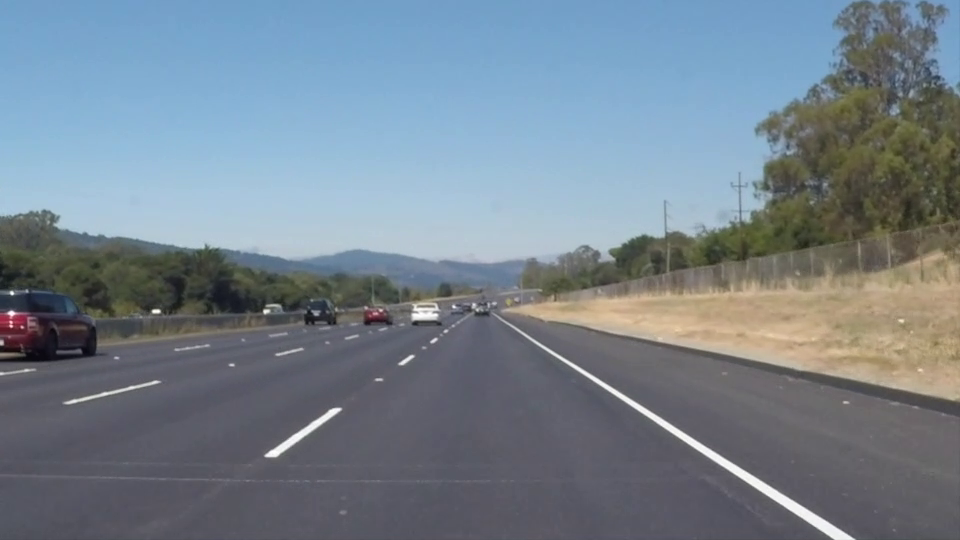
#> input picture frame 22 of test_videos/project_video01.mp4, 960 x 540 px, given in place of challenge03.mp4, which was not available
$ python lane.py
#> lines starting #> are read from the running program, lines starting #| are printed output that depends on the picture; after the words box and inside, x2 and y2 are one past the last pixel; in counts of white or black regions, pixels touching at a corner belong together; pictures that were not available may be replaced by others from this repository, and a replacement may not be noted
### code/preprocessing.py
import cv2
import numpy as np

def hsv(image):

    hsvImage = cv2.cvtColor(image, cv2.COLOR_BGR2HSV)

    # Mask for white color
    lower = np.array([0, 0, 200])
    upper = np.array([255, 30, 255])
    maskW = cv2.inRange(hsvImage, lower, upper)

    # Mask for yellow color
    lower = np.array([10, 100, 100])
    upper = np.array([30, 255, 255])
    maskY = cv2.inRange(hsvImage, lower, upper)

    mask = cv2.bitwise_xor(maskW, maskY)

    filteredImage = cv2.bitwise_and(image, image, mask = mask)

    return filteredImage

def canny(image, thr1, thr2):
    gray = cv2.cvtColor(image, cv2.COLOR_BGR2GRAY)
    blur = cv2.GaussianBlur(gray, (5, 5), 0)
    _, thresh = cv2.threshold(blur, 125, 225, cv2.THRESH_BINARY)
    canny = cv2.Canny(thresh, thr1, thr2)
    return canny

def warpImage(image):

    width = image.shape[1]
    height = image.shape[0]

    # Source points
    bottom_left = [round(width * 0.15), round(height * 0.9)]
    bottom_right = [round(width * 0.9), round(height * 0.9)]
    top_left = [round(width * 0.43), round(height * 0.65)]
    top_right = [round(width * 0.59), round(height * 0.65)]

    src = np.float32([bottom_left, bottom_right, top_right, top_left])

    # [9 lines of commented-out code are left out]
    bottom_left = [0, height]
    bottom_right = [width, height]
    top_left = [0, height * 0.25]
    top_right = [width, height * 0.25]

    dst = np.float32([bottom_left, bottom_right, top_right, top_left])

    M = cv2.getPerspectiveTransform(src, dst)
    inverseM = cv2.getPerspectiveTransform(dst, src)
    warpedImage = cv2.warpPerspective(image, M, (width, height), flags=cv2.INTER_NEAREST)

    return warpedImage, inverseM

### code/polynomial_fit.py
import cv2
import numpy as np

def lineFit(image):
    height = image.shape[0]
    # Take a histogram of the bottom half of the image
    histogram = np.sum(image[int(height/2):,:], axis=0)

    midpoint = int(histogram.shape[0]/2)

    leftPeakXBase = np.argmax(histogram[:midpoint])
    rightPeakXBase = np.argmax(histogram[midpoint:]) + midpoint

    leftPeakXCurrent = leftPeakXBase
    rightPeakXCurrent = rightPeakXBase

    numOfWindows = 9
    windowHeight = int(height/numOfWindows)
    windowMargin = 100
    minpix = 50

    # Find the coordinates of all nonzero pixels in the image
    nonzero = image.nonzero()
    nonzeroY = np.array(nonzero[0])
    nonzeroX = np.array(nonzero[1])

    leftLaneIndicies = []
    rightLaneIndicies = []

    for window in range(numOfWindows):
        # Calculate window boundaries
        windowYLow = height - (window+1)*windowHeight
        windowYHigh = height - window*windowHeight
        windowXLeftLow = leftPeakXCurrent - windowMargin
        windowXLeftHigh = leftPeakXCurrent + windowMargin
        windowXRightLow = rightPeakXCurrent - windowMargin
        windowXRightHigh = rightPeakXCurrent + windowMargin

        # Identify the nonzero pixels in x and y within the window
        goodLeftIndicies = ((nonzeroY >= windowYLow) & (nonzeroY < windowYHigh) & (nonzeroX >= windowXLeftLow) & (nonzeroX < windowXLeftHigh)).nonzero()[0]
        goodRightIndicies = ((nonzeroY >= windowYLow) & (nonzeroY < windowYHigh) & (nonzeroX >= windowXRightLow) & (nonzeroX < windowXRightHigh)).nonzero()[0]

        leftLaneIndicies.append(goodLeftIndicies)
        rightLaneIndicies.append(goodRightIndicies)

        if len(goodLeftIndicies) > minpix:
            leftPeakXCurrent = int(np.mean(nonzeroX[goodLeftIndicies]))
        if len(goodRightIndicies) > minpix:
            rightPeakXCurrent = int(np.mean(nonzeroX[goodRightIndicies]))

    leftLaneIndicies = np.concatenate(leftLaneIndicies)
    rightLaneIndicies = np.concatenate(rightLaneIndicies)

    # Extract left and right line pixel positions
    leftX = nonzeroX[leftLaneIndicies]
    leftY = nonzeroY[leftLaneIndicies]
    rightX = nonzeroX[rightLaneIndicies]
    rightY = nonzeroY[rightLaneIndicies]

    # Add checks for empty vectors before fitting polynomials
    if len(leftX) > 0 and len(leftY) > 0:
        leftFit = np.polyfit(leftY, leftX, 2)
    else:
        leftFit = [0, 0, 0]  # Default to a horizontal line if no valid left lane points

    if len(rightX) > 0 and len(rightY) > 0:
        rightFit = np.polyfit(rightY, rightX, 2)
    else:
        rightFit = [0, 0, 0]  # Default to a horizontal line if no valid right lane points

    ret = {}
    ret['leftFit'] = leftFit
    ret['rightFit'] = rightFit
    ret['nonzeroX'] = nonzeroX
    ret['nonzeroY'] = nonzeroY
    ret['leftLaneIndicies'] = leftLaneIndicies
    ret['rightLaneIndicies'] = rightLaneIndicies

    return ret

def calculateCurve(leftLaneIndicies, rightLaneIndicies, nonzeroX, nonzeroY):
    yEval = 719
    metersPerPixelY = 30/720  # meters per pixel in y dimension
    metersPerPixelX = 3.7/700  # meters per pixel in x dimension

    # Extract left and right line pixel positions
    leftX = nonzeroX[leftLaneIndicies]
    leftY = nonzeroY[leftLaneIndicies]
    rightX = nonzeroX[rightLaneIndicies]
    rightY = nonzeroY[rightLaneIndicies]

    if len(leftX) > 0 and len(leftY) > 0:
        leftFitCurve = np.polyfit(leftY * metersPerPixelY, leftX * metersPerPixelX, 2)
    else:
        leftFitCurve = [0, 0, 0]  # Default values if no left lane points are found

    if len(rightX) > 0 and len(rightY) > 0:
        rightFitCurve = np.polyfit(rightY * metersPerPixelY, rightX * metersPerPixelX, 2)
    else:
        rightFitCurve = [0, 0, 0]  # Default values if no right lane points are found

    # Calculate the radius of curvature
    leftCurveRadius = ((1 + (2 * leftFitCurve[0] * yEval * metersPerPixelY + leftFitCurve[1])**2)**1.5) / np.absolute(2 * leftFitCurve[0])
    rightCurveRadius = ((1 + (2 * rightFitCurve[0] * yEval * metersPerPixelY + rightFitCurve[1])**2)**1.5) / np.absolute(2 * rightFitCurve[0])

    return leftCurveRadius, rightCurveRadius

def showResult(undistortedFrame, leftFit, rightFit, inverseM, leftCurve, rightCurve, vehicleOffset):
    plotY = np.linspace(0, undistortedFrame.shape[0]-1, undistortedFrame.shape[0])
    leftFitX = leftFit[0]*plotY**2 + leftFit[1]*plotY + leftFit[2]
    rightFitX = rightFit[0]*plotY**2 + rightFit[1]*plotY + rightFit[2]

    colorWarp = np.zeros((720, 1280, 3), dtype='uint8')

    ptsLeft = np.array([np.transpose(np.vstack([leftFitX, plotY]))])
    ptsRight = np.array([np.flipud(np.transpose(np.vstack([rightFitX, plotY])))])
    pts = np.hstack((ptsLeft, ptsRight))

    cv2.fillPoly(colorWarp, np.int_([pts]), (150, 150, 150))

    unwarpedImage = cv2.warpPerspective(colorWarp, inverseM, (undistortedFrame.shape[1], undistortedFrame.shape[0]))
    result = cv2.addWeighted(undistortedFrame, 1, unwarpedImage, 0.3, 0)

    # Annotate lane curvature values and vehicle offset from center
    averageCurve = (leftCurve + rightCurve) / 2
    label = 'Radius of curvature: %.1f m' % averageCurve
    result = cv2.putText(result, label, (30, 40), 0, 1, (0, 0, 0), 2, cv2.LINE_AA)

    label = 'Vehicle offset from lane center: %.1f m' % vehicleOffset
    result = cv2.putText(result, label, (30, 70), 0, 1, (0, 0, 0), 2, cv2.LINE_AA)

    return result

### code/lane.py
import cv2
import numpy as np
import preprocessing as prep
import polynomial_fit as fit

def process(image):
    hsvImage = prep.hsv(image)
    cannyFrame = prep.canny(hsvImage, 50, 150)
    warpedFrame, inverseM = prep.warpImage(cannyFrame)

    res = fit.lineFit(warpedFrame)

    leftFit = res['leftFit']
    rightFit = res['rightFit']
    nonzeroX = res['nonzeroX']
    nonzeroY = res['nonzeroY']
    leftLaneIndicies = res['leftLaneIndicies']
    rightLaneIndicies = res['rightLaneIndicies']

    leftCurve, rightCurve = fit.calculateCurve(leftLaneIndicies, rightLaneIndicies, nonzeroX, nonzeroY)

    bottomY = image.shape[0] - 1
    bottomXLeft = leftFit[0]*(bottomY**2) + leftFit[1]*bottomY + leftFit[2]
    bottomXRight = rightFit[0]*(bottomY**2) + rightFit[1]*bottomY + rightFit[2]
    vehicleOffset = image.shape[1]/2 - (bottomXLeft + bottomXRight)/2

    metersPerPixelX = 3.7/700
    vehicleOffset *= metersPerPixelX

    result = fit.showResult(image, leftFit, rightFit, inverseM, leftCurve, rightCurve, vehicleOffset)

    return result

if __name__ == "__main__":
    # Options: Set to True for video, image, or camera
    isVideo = True  # Set to True to process video
    isImage = False  # Set to True to process static image
    useCamera = False  # Set to True to process from camera

    if isVideo:
        cap = cv2.VideoCapture('../test_videos/challenge03.mp4')

        # [5 lines of commented-out code are left out]

        while cap.isOpened():
            ret, frame = cap.read()
#> frame is the input picture: shape (540, 960, 3); mean B, G, R 141.9, 130.7, 117.7
            if not ret: break

            result = process(frame)
#> in hsv, `maskW = cv2.inRange(hsvImage, lower, upper)`:
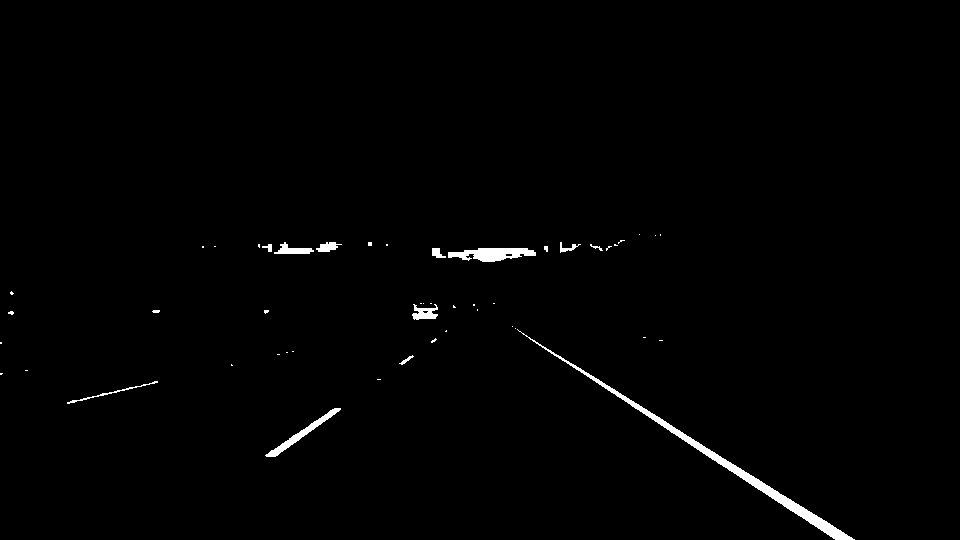
#> maskW: shape (540, 960); 0.97% white; 49 white regions (35 under 20 px), largest, box (x1, y1, x2, y2) and area: (517, 329, 855, 540) 2371, (448, 248, 536, 262) 801, (265, 408, 341, 457) 535
#> in canny, `canny = cv2.Canny(thresh, thr1, thr2)`:
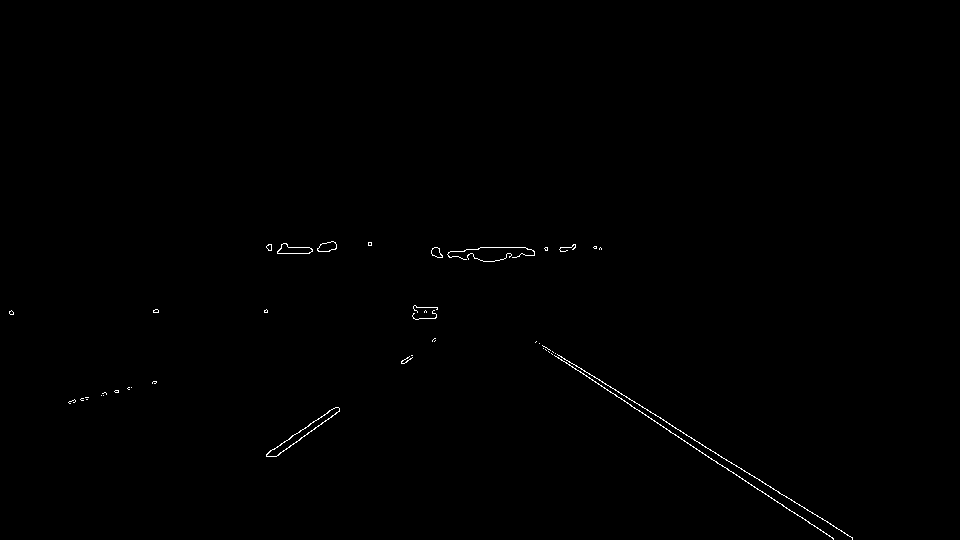
#> canny: shape (540, 960); 0.32% white in thin lines or dots, all inside (x1, y1, x2, y2) = (9, 241, 853, 540)
#> in warpImage, `warpedImage = cv2.warpPerspective(image, M, (width, height), flags=cv2..`:
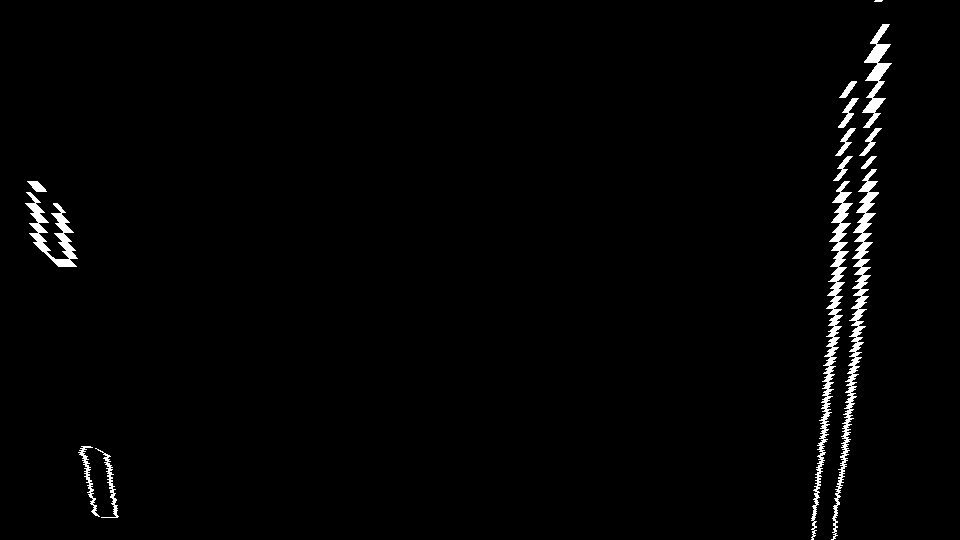
#> warpedImage: shape (540, 960); 1.7% white; 14 white regions (1 under 20 px), largest, box (x1, y1, x2, y2) and area: (831, 169, 879, 540) 2599, (811, 181, 853, 540) 2462, (25, 192, 78, 267) 1255
#> in process, `warpedFrame, inverseM = prep.warpImage(cannyFrame)`: inverseM = [[0.126, -0.748, 428.1], [0, -0.484, 343.4], [0, -0.00154, 1]]
#> in lineFit, `histogram = np.sum(image[int(height/2):,:], axis=0)`: histogram = 960 values, max 29325 at index 835, min 0 at index 0, mean 1008.8
#> in lineFit, `leftPeakXBase = np.argmax(histogram[:midpoint])`: leftPeakXBase = 109
#> in lineFit, `rightPeakXBase = np.argmax(histogram[midpoint:]) + midpoint`: rightPeakXBase = 835
#> in lineFit, `leftPeakXCurrent = leftPeakXBase`: leftPeakXCurrent = 109
#> in lineFit, `rightPeakXCurrent = rightPeakXBase`: rightPeakXCurrent = 835
#> in lineFit, `nonzero = image.nonzero()`: nonzero = 9020 positions, rows 0 to 539, columns 25 to 891
#> in lineFit, `nonzeroY = np.array(nonzero[0])`: nonzeroY = 9020 values from 0 to 539
#> in lineFit, `nonzeroX = np.array(nonzero[1])`: nonzeroX = 9020 values, max 891 at index 457, min 25 at index 2678, mean 679.5
#> the loop in lineFit, `for window in range(numOfWindows):` made 9 passes
#> (windowXLeftLow, windowXLeftHigh, windowXRightLow, windowXRightHigh, leftPeakXCurrent, rightPeakXCurrent) on passes 1, 2, 5, 6: (9, 209, 735, 935, 102, 825), (2, 202, 725, 925, 94, 833), (-6, 194, 745, 945, 59, 849), (-41, 159, 749, 949, 45, 853)
#> after the loop in lineFit, `for window in range(numOfWindows):`: leftLaneIndicies = 9 items
#> in lineFit, `leftLaneIndicies = np.concatenate(leftLaneIndicies)`: leftLaneIndicies = 1964 values, max 8883 at index 292, min 2064 at index 1069, mean 5082.2
#> in lineFit, `rightLaneIndicies = np.concatenate(rightLaneIndicies)`: rightLaneIndicies = 7056 values, max 9019 at index 408, min 0 at index 6657, mean 4350.1
#> in lineFit, `leftX = nonzeroX[leftLaneIndicies]`: leftX = 1964 values, max 118 at index 275, min 25 at index 1252, mean 64.81
#> in lineFit, `leftY = nonzeroY[leftLaneIndicies]`: leftY = 1964 values, max 517 at index 276, min 181 at index 1069, mean 303.4
#> in lineFit, `rightX = nonzeroX[rightLaneIndicies]`: rightX = 7056 values, max 891 at index 5795, min 811 at index 281, mean 850.6
#> in lineFit, `rightY = nonzeroY[rightLaneIndicies]`: rightY = 7056 values, max 539 at index 403, min 0 at index 6657, mean 259.5
#> in lineFit, `leftFit = np.polyfit(leftY, leftX, 2)`: leftFit = [-0.000439, 0.507, -42.52]
#> in lineFit, `rightFit = np.polyfit(rightY, rightX, 2)`: rightFit = [6.13e-05, -0.131, 879.5]
#> in process, `res = fit.lineFit(warpedFrame)`: res = 6 items
#> in process, `leftFit = res['leftFit']`: leftFit = [-0.000439, 0.507, -42.52]
#> in process, `rightFit = res['rightFit']`: rightFit = [6.13e-05, -0.131, 879.5]
#> in process, `nonzeroY = res['nonzeroY']`: nonzeroY = 9020 values from 0 to 539
#> in calculateCurve, `leftFitCurve = np.polyfit(leftY * metersPerPixelY, leftX * metersPerPi..`: leftFitCurve = [-0.00134, 0.0643, -0.225]
#> in calculateCurve, `rightFitCurve = np.polyfit(rightY * metersPerPixelY, rightX * metersPe..`: rightFitCurve = [0.000186, -0.0167, 4.65]
#> in calculateCurve, `leftCurveRadius = ((1 + (2 * leftFitCurve[0] * yEval * metersPerPixelY..`: leftCurveRadius = 374.1
#> in calculateCurve, `rightCurveRadius = ((1 + (2 * rightFitCurve[0] * yEval * metersPerPixe..`: rightCurveRadius = 2681.2
#> in process, `leftCurve, rightCurve = fit.calculateCurve(leftLaneIndicies, rightLane..`: leftCurve = 374.1; rightCurve = 2681.2
#> in process, `bottomXLeft = leftFit[0]*(bottomY**2) + leftFit[1]*bottomY + leftFit[2]`: bottomXLeft = 103.1
#> in process, `bottomXRight = rightFit[0]*(bottomY**2) + rightFit[1]*bottomY + rightF..`: bottomXRight = 826.4
#> in process, `vehicleOffset = image.shape[1]/2 - (bottomXLeft + bottomXRight)/2`: vehicleOffset = 15.21
#> in process, `vehicleOffset *= metersPerPixelX`: vehicleOffset = 0.0804
#> in showResult, `leftFitX = leftFit[0]*plotY**2 + leftFit[1]*plotY + leftFit[2]`: leftFitX = 540 values from -42.52 to 103.1
#> in showResult, `rightFitX = rightFit[0]*plotY**2 + rightFit[1]*plotY + rightFit[2]`: rightFitX = 540 values, max 879.5 at index 0, min 826.4 at index 539, mean 850
#> in showResult, `ptsLeft = np.array([np.transpose(np.vstack([leftFitX, plotY]))])`: ptsLeft = 540 pairs, first value -42.52 to 103.1, second value 0 to 539
#> in showResult, `ptsRight = np.array([np.flipud(np.transpose(np.vstack([rightFitX, plot..`: ptsRight = 540 pairs, first value 826.4 to 879.5, second value 0 to 539
#> in showResult, `pts = np.hstack((ptsLeft, ptsRight))`: pts = 1080 pairs, first value -42.52 to 879.5, second value 0 to 539
#> in showResult, `cv2.fillPoly(colorWarp, np.int_([pts]), (150, 150, 150))`:
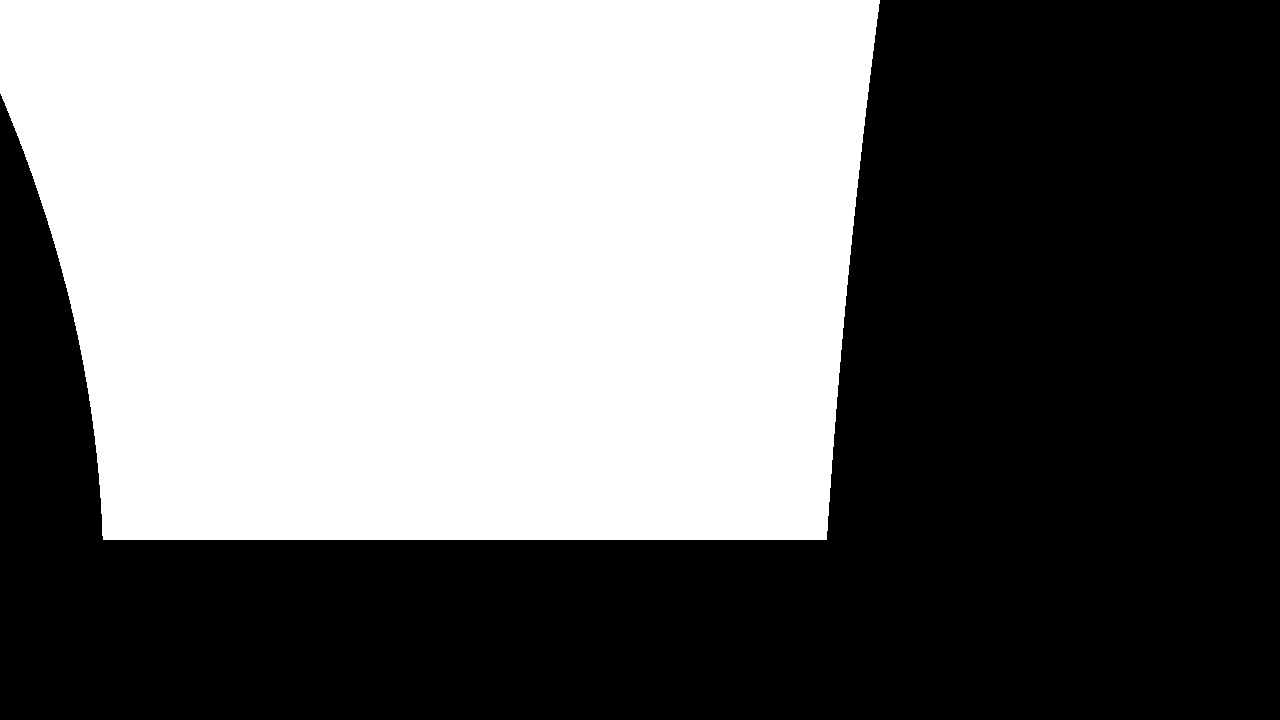
#> colorWarp: shape (720, 1280, 3); values 0 (black) and 150 (white), 46.6% white; 1 white region, box (x1, y1, x2, y2) and area: (0, 0, 880, 540) 429765
#> in showResult, `unwarpedImage = cv2.warpPerspective(colorWarp, inverseM, (undistortedF..`:
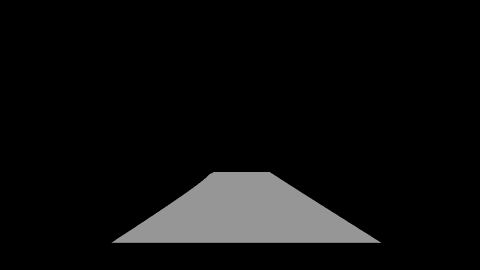
#> unwarpedImage: shape (540, 960, 3) (shown at 1/2 size); min 0, max 150, mean 13.2
#> in showResult, `result = cv2.addWeighted(undistortedFrame, 1, unwarpedImage, 0.3, 0)`:
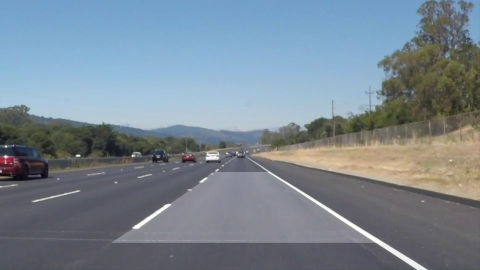
#> result: shape (540, 960, 3) (shown at 1/2 size); mean B, G, R 145.9, 134.6, 121.6
#> in showResult, `averageCurve = (leftCurve + rightCurve) / 2`: averageCurve = 1527.6
#> in showResult, `label = 'Radius of curvature: %.1f m' % averageCurve`: label = 'Radius of curvature: 1527.6 m'
#> in showResult, `label = 'Vehicle offset from lane center: %.1f m' % vehicleOffset`: label = 'Vehicle offset from lane center: 0.1 m'
#> in showResult, `result = cv2.putText(result, label, (30, 70), 0, 1, (0, 0, 0), 2, cv2...`:
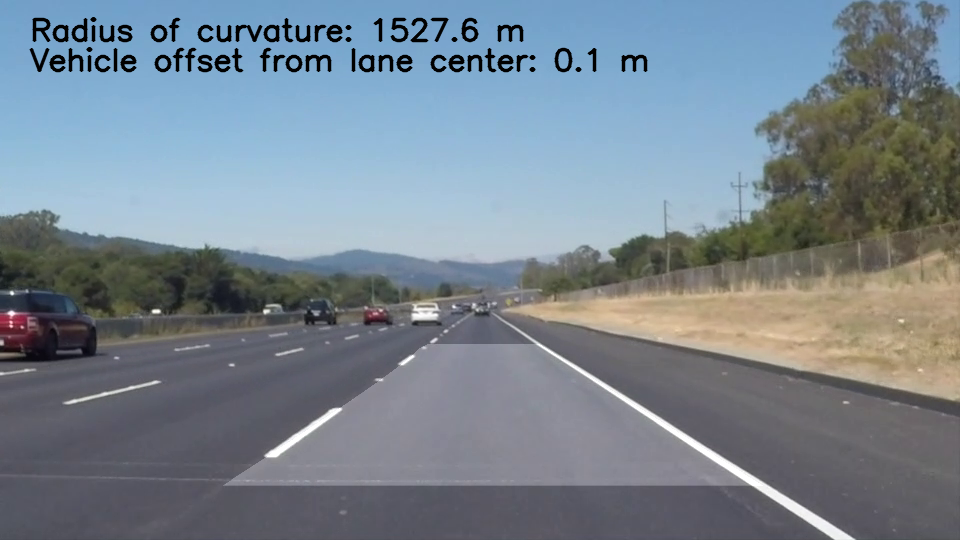
#> result: shape (540, 960, 3); mean B, G, R 142.8, 132.1, 119.8

            # Uncomment if want to save processed video
            # outputVideo.write(result)

            cv2.imshow("result", result)
            cv2.waitKey(1)

        cap.release()
        # Uncomment if want to save processed video
        # outputVideo.release()

    elif isImage:
        image = cv2.imread("../test_images/straight_lines1.jpg")
        result = process(image)
        cv2.imshow("result", result)
        cv2.waitKey(0)

    elif useCamera:
        # Open camera (0 is usually the default camera)
        cap = cv2.VideoCapture(0)

        while cap.isOpened():
            ret, frame = cap.read()
            if not ret:
                print("Failed to grab frame")
                break

            result = process(frame)
            cv2.imshow("result", result)

            # Break loop if 'q' is pressed
            if cv2.waitKey(1) & 0xFF == ord('q'):
                break

        cap.release()

    cv2.destroyAllWindows()
